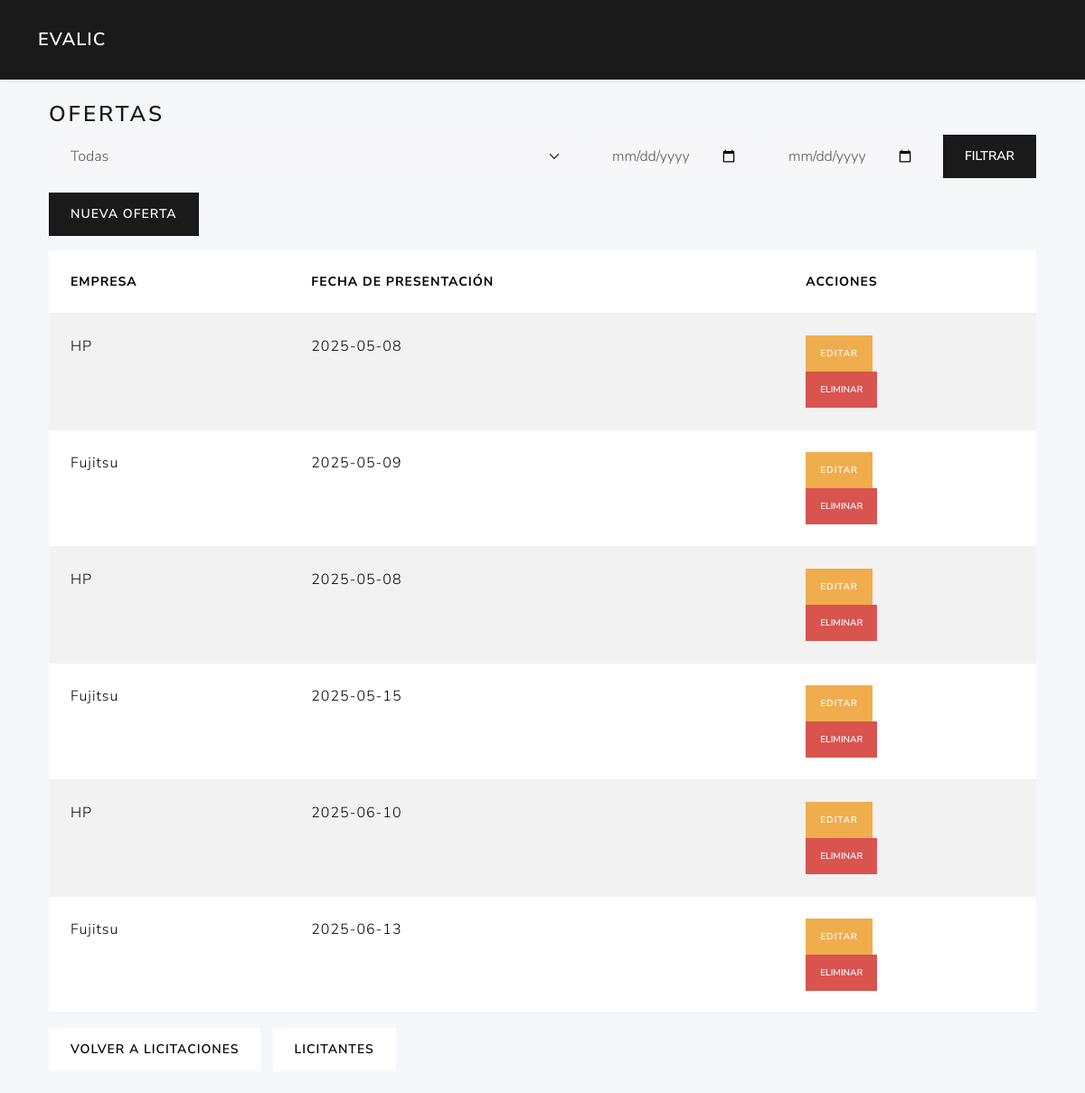
Screenshot of /ofertas/ with the database file from the repository.
### tables this page shows
CREATE TABLE ofertas (
        fechapresentacion TEXT NOT NULL,
        admitidasobre1 INTEGER,             
        licitacion_id INTEGER NOT NULL,
        licitante_id INTEGER NOT NULL,
        PRIMARY KEY (licitacion_id,licitante_id)                                       
        FOREIGN KEY (licitacion_id) REFERENCES licitaciones(id)
        FOREIGN KEY (licitante_id) REFERENCES licitantes(id)                                                           
    );

CREATE TABLE licitantes (
        id  INTEGER PRIMARY KEY AUTOINCREMENT,
        nombreempresa TEXT NOT NULL,
        cif text NOT NULL,
        direccion text,
        ciudad text,
        provincia text,
        telefono text,
        email text                                                                                                                            
    );

### routes/ofertas_routes.py (the view, shortened to what this page needs)
@ofertas_bp.route('/')
def index():
    licitacion_id = request.args.get('licitacion_id')
    all_ofertas = list_ofertas_logic(current_app, licitacion_id)
    ofertas     = all_ofertas
    filtro_empresa = request.args.get('filtro_empresa', '').strip()
    fecha_desde    = request.args.get('fecha_desde', '')
    fecha_hasta    = request.args.get('fecha_hasta', '')
    if filtro_empresa:
        ofertas = [
            o for o in ofertas
            if filtro_empresa.lower() in (o['nombreempresa'] or '').lower()
        ]
    empresas = sorted({o['nombreempresa'] for o in all_ofertas if o['nombreempresa']})
    return render_template(
        'ofertas/index.html',
        ofertas=ofertas,
        licitacion_id=licitacion_id,
        empresas=empresas,
        request=request
    )

### app.py (called while the page is built)
def create_app():
    app = Flask(__name__)
    app.permanent_session_lifetime = timedelta(hours=1)  # Sesión permanente por 1 hora
    app.config.from_object(Config)
    @app.context_processor
    def utility_processor():
        from flask import request, url_for
        def url_for_other_page(page):
            args = request.args.copy()
            args['page'] = page
            return url_for('licitaciones.index', **args)
        return dict(url_for_other_page=url_for_other_page)
    app.teardown_appcontext(close_connection)
    with app.app_context():
        init_db(app)
    app.register_blueprint(auth_bp)
    app.register_blueprint(user_bp)
    app.register_blueprint(licitaciones_bp)
    app.register_blueprint(ofertas_bp)
    app.register_blueprint(licitantes_bp)
    app.register_blueprint(evaluador_bp)
    app.register_blueprint(criterios_bp)
    return app

### models/dao.py (called while the page is built)
def close_connection(exception):
    db = getattr(g, '_database', None)
    if db is not None:
        db.close()

def get_db(app):
    if 'sqlite_db' not in g:
        g.sqlite_db = sqlite3.connect(
            app.config['DATABASE'],
            detect_types=sqlite3.PARSE_DECLTYPES
        )
        g.sqlite_db.row_factory = sqlite3.Row
    return g.sqlite_db

### models/ofertas_data.py (called while the page is built)
def list_ofertas(db, licitacion_id=None):
    query = """
        SELECT o.licitacion_id, o.licitante_id, o.fechapresentacion, o.admitidasobre1, l.nombreempresa
        FROM ofertas o
        JOIN licitantes l ON o.licitante_id = l.id
    """
    params = ()
    if licitacion_id:
        query += " WHERE o.licitacion_id=?"
        params = (licitacion_id,)
    query += " ORDER BY o.licitacion_id, o.licitante_id"
    cur = db.execute(query, params)
    return cur.fetchall()

### services/oferta_service.py (called while the page is built)
def list_ofertas_logic(app, licitacion_id=None):
    db = get_db(app)
    return list_ofertas(db, licitacion_id)

### templates/ofertas/index.html (shortened to what this page needs)
{% extends 'base.html' %}
{% block content %}
<div class="container">
  <h3>Ofertas{% if licitacion_id %} de Licitación {{ licitacion_id }}{% endif %}</h3>
  <form method="get" class="row g-2 mb-3 align-items-end">
    <div class="col">
      <select class="form-select" id="filtro_empresa" name="filtro_empresa">
        <option value="">Todas</option>
      </select>
    </div>
    <div class="col-auto">
      <input type="date"
             class="form-control"
             id="fecha_desde"
             name="fecha_desde"
             value="{{ request.args.get('fecha_desde','') }}">
    </div>
    <div class="col-auto">
      <input type="date"
             class="form-control"
             id="fecha_hasta"
             name="fecha_hasta"
             value="{{ request.args.get('fecha_hasta','') }}">
    </div>
    <div class="col-auto ms-auto">
      <button type="submit" class="btn btn-primary">Filtrar</button>
    </div>
  </form>
  <div class="mb-3">
    <a href="{{ url_for('ofertas.new', licitacion_id=licitacion_id, next=request.url) }}" class="btn btn-primary">Nueva Oferta</a>
  </div>
  <table class="table table-striped">
    <thead>
      <tr>
        <th>Empresa</th>
        <th>Fecha de presentación</th>
        <th>Acciones</th>
      </tr>
    </thead>
    <tbody>
      {% for o in ofertas %}
        <tr>
          <td>{{ o.nombreempresa }}</td>
          <td>{{ o.fechapresentacion }}</td>
          <td>
            <a href="{{ url_for('ofertas.edit', licitacion_id=licitacion_id, licitante_id=o.licitante_id, next=request.url) }}" class="btn btn-sm btn-warning">Editar</a>
            <form method="post">
              <button class="btn btn-sm btn-danger" onclick="return confirm('Eliminar oferta?');">Eliminar</button>
            </form>
          </td>
        </tr>
      {% endfor %}
    </tbody>
  </table>
  <a href="{{ url_for('licitaciones.edit_licitacion_route', lic_id=licitacion_id) }}" class="btn btn-secondary">Volver a Licitaciones</a>
  <a href="{{ url_for('licitantes.index', licitacion_id=licitacion_id) }}" class="btn btn-secondary ms-2">Licitantes</a>
</div>
{% endblock %}

### templates/base.html (style rules this page uses)
body { background:#f5f7fa; }

### rows the page displays
ofertas: nombreempresa "HP", fechapresentacion "2025-05-08"
ofertas: nombreempresa "Fujitsu", fechapresentacion "2025-05-09"
ofertas: nombreempresa "HP", fechapresentacion "2025-05-08"
ofertas: nombreempresa "Fujitsu", fechapresentacion "2025-05-15"
ofertas: nombreempresa "HP", fechapresentacion "2025-06-10"
ofertas: nombreempresa "Fujitsu", fechapresentacion "2025-06-13"
